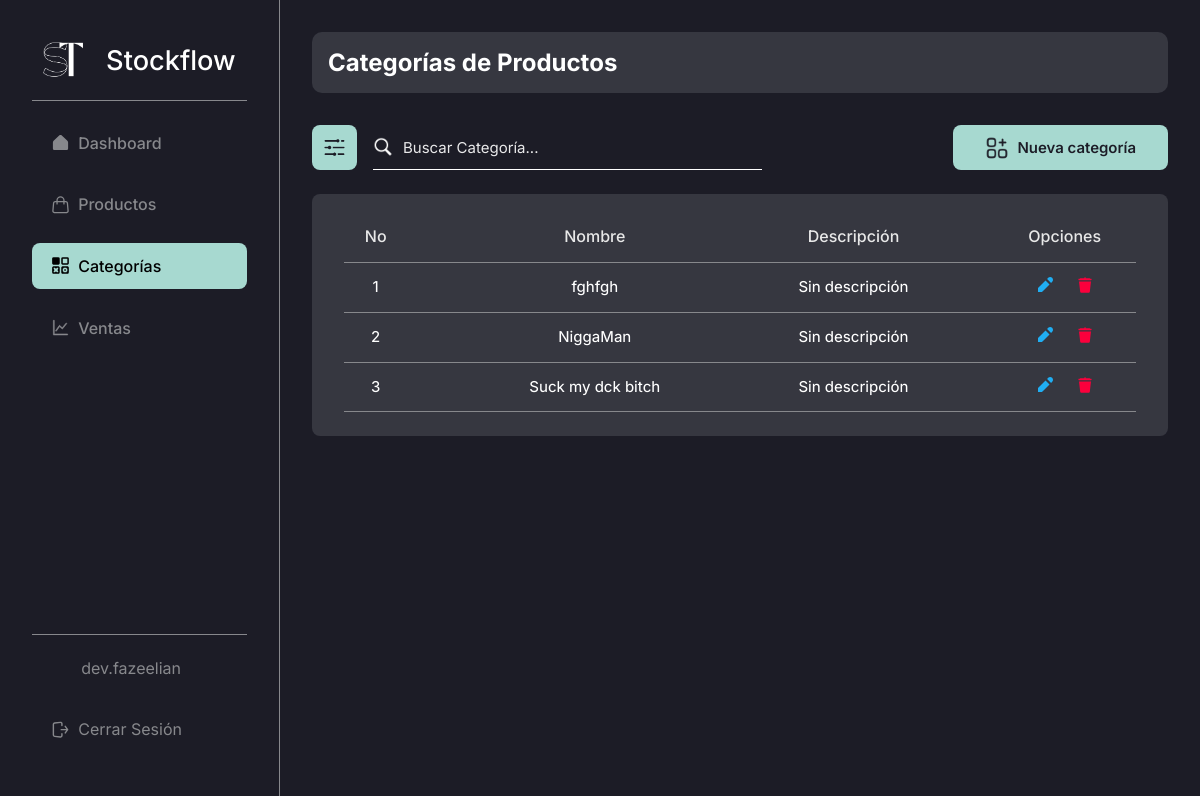
Page /admin/products/categories/ (signed in) on the earlier database version.
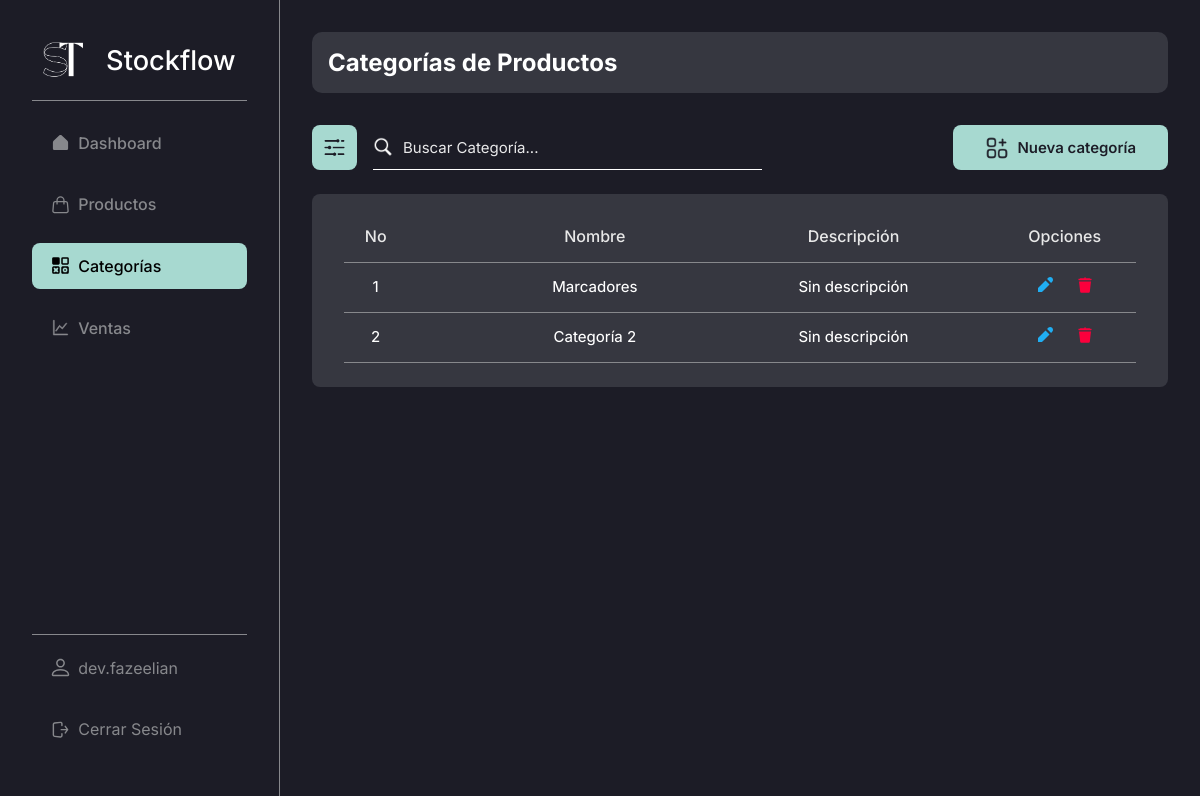
Same page on the later database version.
### stockflow/models.py (models this page shows, shortened)
class User(db.Model):
    id = db.Column(db.Integer, primary_key = True) # Primary key
    email = db.Column(db.String(255), unique = True, nullable = False)
    username = db.Column(db.String(20), unique = True, nullable = False)
    names = db.Column(db.String(50), nullable = True, default="")
    last_names = db.Column(db.String(50), nullable = True, default="")
    password = db.Column(db.Text, nullable = False)
    profile_photo = db.Column(db.String(255), nullable=True, default="")

class Category(db.Model):
    id = db.Column(db.Integer, primary_key = True) # Primary key
    created_by = db.Column(db.Integer, db.ForeignKey("user.id"), nullable = False) # Foreign key
    name = db.Column(db.String(50), unique = True, nullable = False)
    description = db.Column(db.String(255), default='Sin descripción')

### stockflow/admin.py (the view)
@bp.route("/products/categories/", methods = ("GET", "POST"))
@login_required
def categories():
    query = ""
    categories = []
    if request.method == "POST":
        query = request.form.get("searchCategorie", "")
        categories = Category.query.filter(
            (
                Category.name.ilike(f"%{query}%") |  # Searching by name
                Category.description.ilike(f"%{query}%")  # Searching by description
            )
        ).all()
    else:
        categories = Category.query.filter(Category.created_by == g.user.id).all()
    return render_template("modules/products/categories/index.html", categories = categories, query=query)

### stockflow/auth.py (called while the page is built)
def login_required(view):
    @functools.wraps(view)
    def wrapped_view(**kwargs):
        if g.user is None:
            message = "Debes iniciar sesión"
            flash(message)
            return redirect(url_for("auth.login"))
        return view(**kwargs)
    return wrapped_view

@bp.before_app_request # Execute the next function in every request, every page
def load_logged_in_user():
    user_id = session.get("user_id")
    if user_id is None:
        g.user = None
    else:
        g.user = User.query.get_or_404(user_id)

### stockflow/templates/modules/products/categories/index.html (shortened to what this page needs)
{% extends 'base-admin.html' %}
{% block content %}
    <head>
        <link rel="stylesheet" href="{{ url_for('static', filename='css/modules/categories.css') }}">
    </head>
    <div class="content-group inter bg-black-light">
        <h2 class="color-white inter">Categorías de Productos</h2>
    </div>
    <div class="top-page">
        <div class="cont-search">
            <button class="btn-search-filter bg-turquese-light-blue">
                <img src="{{ url_for('static', filename='img/icons/filter.png') }}" alt="">
            </button>
            <form action="{{ url_for('admin.categories') }}" method="post" class="search-bar">
                <img src="{{ url_for('static', filename='img/icons/search.png') }}" alt="">
                <input type="text" class="color-white inter" name="searchCategorie" value="{{ query }}" id="search" placeholder="Buscar Categoría...">
            </form>
        </div>
        <div class="cont-create">
            <a href="{{ url_for('admin.new_category') }}" class="btn-create bg-turquese-light-blue color-black inter">
                <img src="{{ url_for('static', filename='img/icons/add-categorie.png') }}" alt="">
                <h2>Nueva categoría</h2>
            </a>
        </div>
    </div>
    <table class="table inter bg-black-light">
        <thead>
            <tr class="thead color-white-gray">
                <th class="th th-no-cat">No</th>
                <th class="th th-name-cat">Nombre</th>
                <th class="th th-description-cat">Descripción</th>
                <th class="th th-options-cat">Opciones</th>
            </tr>
        </thead>
        <tbody>
            {% if categories %}
                {% for category in categories %}
                    <tr class="tbody">
                        <td class="td td-no-cat">{{ loop.index }}</td>
                        <td class="td td-name-cat"><a href="#" class="color-white">{{ category.name }}</a></td>
                        <td class="td td-description-cat">
                            {% if category.description == "" %}
                                Sin descripción
                            {% else %}
                                {{ category.description }}
                            {% endif %}
                        </td>
                        <td class="td td-options-cat">
                            <a href="{{ url_for('admin.update_category', id = category.id) }}">
                                <svg
                                    xmlns="http://www.w3.org/2000/svg"
                                    viewBox="0 0 16 16"
                                    fill="#20AEF3"
                                >
                                    <path
                                        d="M12.527 7.473L8.527 3.473 1 11 1 15 5 15zM11.172.828l-1.065 1.065 4 4 1.065-1.065c1.105-1.105 1.105-2.895 0-4l0 0C14.067-.276 12.276-.276 11.172.828z"
                                    />
                                </svg>
                            </a>
                            <a href="{{ url_for('admin.delete_category', id = category.id) }}">
                            </a>
                        </td>
                    </tr>
                {% endfor %}
            {% elif categories and categories|length == 0 %}
                hola
            {% endif %}
        </tbody>
    </table>
{% endblock %}

### stockflow/templates/base-admin.html (shortened to what this page needs)
<!DOCTYPE html>
<html lang="es">
<head>
    <link rel="stylesheet" href="{{ url_for('static', filename='css/global.css') }}">
    <link rel="stylesheet" href="{{ url_for('static', filename='css/base.css') }}">
    <link rel="stylesheet" href="{{ url_for('static', filename='css/tables.css') }}">
    <link rel="stylesheet" href="{{ url_for('static', filename='css/search.css') }}">
    <link rel="stylesheet" href="{{ url_for('static', filename='css/form.css') }}">
</head>
<body>
    <aside class="side-bar inter bg-black br-gray-1">
        <section class="side-bar-main">
            <h1 class="inter">
                <a href="{{ url_for('admin.dashboard') }}" class="color-white">
                    <img src="{{ url_for('static', filename='img/logo.png') }}" alt="">
                    Stockflow
                </a>
            </h1>
            <br>
            <div class="side-bar-divider" />
            <nav class="side-nav-bar">
                <a
                    href="{{ url_for('admin.dashboard') }}"
                    class="item-side-nav-bar inter {% if request.endpoint == 'admin.dashboard' %}item-side-nav-bar--active{% endif %}"
                >
                    Dashboard
                </a>
                <a
                    href="{{ url_for('admin.products') }}"
                    class="item-side-nav-bar inter {% if request.endpoint == 'admin.products' %}item-side-nav-bar--active{% endif %}"
                >
                    Productos
                </a>
                <a
                    href="{{ url_for('admin.categories') }}"
                    class="item-side-nav-bar inter {% if request.endpoint == 'admin.categories' %}item-side-nav-bar--active{% endif %}"
                >
                    Categorías
                </a>
                <a
                    href="{{ url_for('admin.sales') }}"
                    class="item-side-nav-bar inter {% if request.endpoint == 'admin.sales' %}item-side-nav-bar--active{% endif %}"
                >
                    Ventas
                </a>
            </nav>
        </section>
        <footer class="side-bar-footer" style="flex-direction: column;">
            <a
                href="{{ url_for('admin.profile') }}"
                class="item-side-nav-bar inter {% if request.endpoint == 'admin.profile' %}item-side-nav-bar--active{% endif %}"
            >
                {{ g.user.username }}
            </a>
            <a href="{{ url_for('auth.logout') }}" class="item-side-nav-bar inter">
                Cerrar Sesión
            </a>
        </footer>
    </aside>
    <main class="page-content bg-black">
        {% block content %}{% endblock %}
    </main>
</body>
</html>

### stockflow/static/css/global.css (style rules this page uses)
* { box-sizing: border-box; padding: 0; margin: 0; }
body { display: flex; width: 100%; height: 100%; }
a { text-decoration: none; }
.page-content { display: flex; width: 100%; height: 100%; min-height: 100vh; margin-left: 280px; flex-direction: column; color: white; padding: 2rem; }
.content-group { display: flex; width: 100%; padding: 1rem; border-radius: 10px; }
.bg-black { background-color: #1C1C26; }
.bg-black-light { background-color: #363740; }
.bg-turquese-light-blue { background-color: #A7D9D0; }
.color-black { color: #1C1C26; }
.color-white { color: #FFF; }
.color-white-gray { color: #E8E8E8; }
.inter { font-family: "Inter", sans-serif; font-optical-sizing: auto; font-style: normal; }
.br-gray-1 { border-right: 1px solid #87888C; }

### stockflow/static/css/base.css (style rules this page uses)
.side-bar { display: flex; position: fixed; z-index: 1; top: 0; left: 0; width: 280px; flex-direction: column; height: 100vh; padding: 2.5rem 2rem 2rem; justify-content: space-between; }
.side-bar h1 { text-align: center; font-weight: 500; }
.side-bar h1 a { display: flex; font-size: 2rem; align-items: center; justify-content: space-around; }
.side-bar h1 a img { width: 40px; height: 40px; }
.side-bar-main { display: flex; width: 100%; height: auto; flex-direction: column; }
.side-nav-bar { display: flex; width: 100%; height: auto; list-style: none; flex-direction: column; margin-top: 20px; }
.side-nav-bar a { font-weight: 500; }
.item-side-nav-bar, .item-side-nav-bar--active { display: flex; width: 100%; height: auto; padding: 1rem 1.5rem 1rem; border-radius: 8px; margin-bottom: 1rem; text-decoration: none; align-items: center; gap: 10px; }
.item-side-nav-bar { color: #87888C; }
.item-side-nav-bar--active { color: black; background-color: #A7D9D0; }
.item-side-nav-bar--active svg { color: black !important; }
.item-side-nav-bar svg, .item-side-nav-bar--active svg { width: 20px; height: 20px; }
.item-side-nav-bar svg { color: #87888C !important; }
.side-bar-divider { display: flex; width: 100%; height: 1px; background-color: #87888C; }
.side-bar-footer { display: flex; width: 100%; min-height: 1px; border-top: 1px solid #87888C; align-items: center; justify-content: center; padding-top: 10px; }
@media screen and (max-width: 1440px) { .side-bar h1 a { font-size: 1.7rem; } }
@media screen and (max-width: 1440px) { .item-side-nav-bar, .item-side-nav-bar--active { padding: 0.8rem 1.2rem 0.8rem; gap: 8px; } }
@media screen and (max-width: 1440px) { .item-side-nav-bar svg, .item-side-nav-bar--active svg { width: 19px; height: 19px; } }

### stockflow/static/css/tables.css (style rules this page uses)
.table { display: flex; width: 100%; height: auto; margin: 2rem 0 2rem; flex-direction: column; border-radius: 8px; padding: 0 1.7rem 2rem; }
.thead { display: flex; width: 100%; height: auto; justify-content: space-between; padding: 1rem 0 0; border-bottom: 1px solid #87888C; }
.th { display: flex; width: auto; height: auto; padding: 1rem; font-size: 18px; justify-content: center; align-items: center; font-weight: 500; }
.tbody { display: flex; width: 100%; height: 100%; justify-content: space-between; border-bottom: 1px solid #87888C; }
.td { display: flex; width: auto; height: 100%; font-size: 16px; justify-content: center; align-items: center; text-align: center; padding: 1rem 0 1rem; font-weight: 450; }
.td svg { width: 18px; height: 18px; }
@media screen and (max-width: 1440px) { .table { margin: 1.5rem 0 1.5rem; padding: 0 2rem 1.5rem; } }
@media screen and (max-width: 1440px) { .th { font-size: 16px; } }
@media screen and (max-width: 1440px) { .td { font-size: 15px; padding: 0.9rem 0 0.9rem; } }
@media screen and (max-width: 1440px) { .td svg { width: 16px; height: 16px; } }

### stockflow/static/css/modules/categories.css (style rules this page uses)
.th-no-cat, .td-no-cat { width: 8%; }
.th-name-cat, .td-name-cat { width: 30%; }
.th-description-cat, .td-description-cat { width: 18%; }
.th-options-cat, .td-options-cat { width: 18%; }
.td-options-cat { gap: 1.5rem; }

Differences in the rows shown:
removed Category: name "Suck my dck bitch", description "Sin descripción"
changed Category: name "fghfgh" → "Marcadores"
changed Category: name "NiggaMan" → "Categoría 2"
